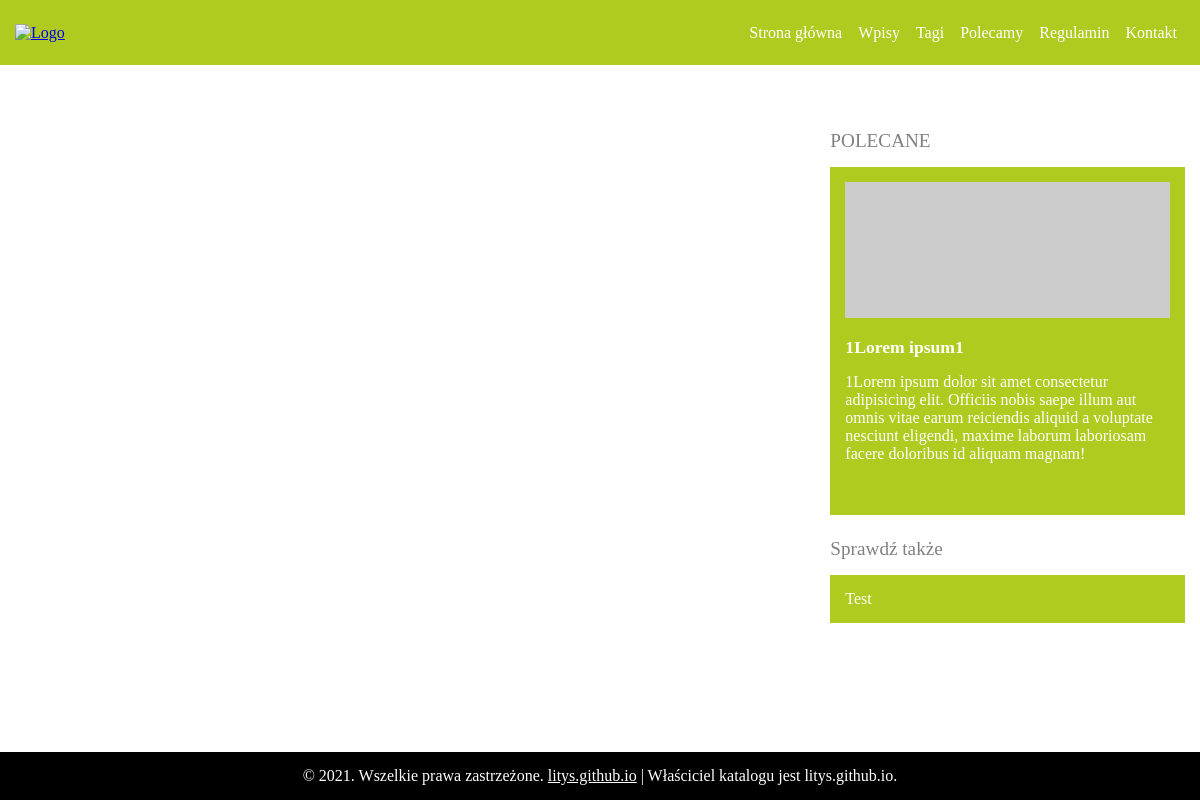
The page /pages/posts.php on the database its author committed.
### tables this page shows
CREATE TABLE `components` (
  `id` int(11) NOT NULL,
  `name` text NOT NULL,
  `data` text NOT NULL
);

### functions.php (called while the page is built, shortened)
<?php
function toolbar(){
    include_once('components/toolbar.php');
}
function footer(){
    include_once('components/footer.php');
}
function sidebar(){
    include_once('components/sidebar.php');
}
class DB{
    private static function connect(){
        include('config.php');
        $host = $admin_host;
        $db = $admin_database;
        $user = $admin_user;
        $password = $admin_password;
        $pdo = new PDO('mysql:host='.$host.';dbname='.$db,$user,$password);
        $pdo->setAttribute(PDO::ATTR_ERRMODE, PDO::ERRMODE_EXCEPTION);
        return $pdo;
    }
    public static function get_component($name){
        $query = "SELECT * FROM components WHERE name='".$name."'";
        $stmt = self::connect()->prepare($query);
        $stmt->execute();
        $data = $stmt->fetchAll(PDO::FETCH_ASSOC);
        $decoded = json_decode($data[0]['data'],true);
        return $decoded;
    }
}

### pages/posts.php (the view, shortened to what this page needs)
<!DOCTYPE html>
<html lang="en">
<head>
    <link rel="stylesheet" href="/css/global.min.css">
</head>
<body>
<div class="content">
    <div class="container display_all_posts">
        <div class="two_column_section">
            <div class="last_websites">
            </div>
            <?php sidebar(); ?>
        </div>
    </div>
</div>
<?php footer(); ?>
</body>
</html>

### components/sidebar.php (shortened to what this page needs)
<?php
    $sidebar_text = DB::get_component('sidebar_text')[0]['html'];
    $swiper = DB::get_component('sidebar_swiper');
?>
<div class="sidebar">
    <p class="info_header">POLECANE</p>
    <div class="single_website sidebar_slideshow">
        <div class="img">
            <img id="slider_img" src="<?php echo $swiper[0]['img'] ?>" alt="<?php echo $swiper[0]['title'] ?>">
        </div>
        <div class="text">
            <h2 id="slider_title"><?php echo $swiper[0]['title'] ?></h2>
            <p id="slider_description"><?php echo $swiper[0]['description'] ?></p>
        </div>
    </div>
    <p class="info_header">Sprawdź także</p>
    <div class="promo_links">
        <?php echo $sidebar_text; ?>
    </div>
</div>

### components/footer.php
<?php
    $footer_copy_text = DB::get_component('head')[0]['footer'];
?>
<div class="footer">
    <div>
    <p><?php echo $footer_copy_text; ?></p>
    </div>
</div>

### rows shown on the page
components: data "1Lorem ipsum1", data "1Lorem ipsum dolor sit amet consectetur adipisicing elit. Officiis nobis saepe illum aut omnis vitae earum reiciendis aliquid a voluptate nesciunt eligendi, maxime laborum laboriosam facere doloribus id aliquam magnam!"
components: data "Test"
components: data "© 2021. Wszelkie prawa zastrzeżone. litys.github.io | Właściciel katalogu jest litys.github.io."
